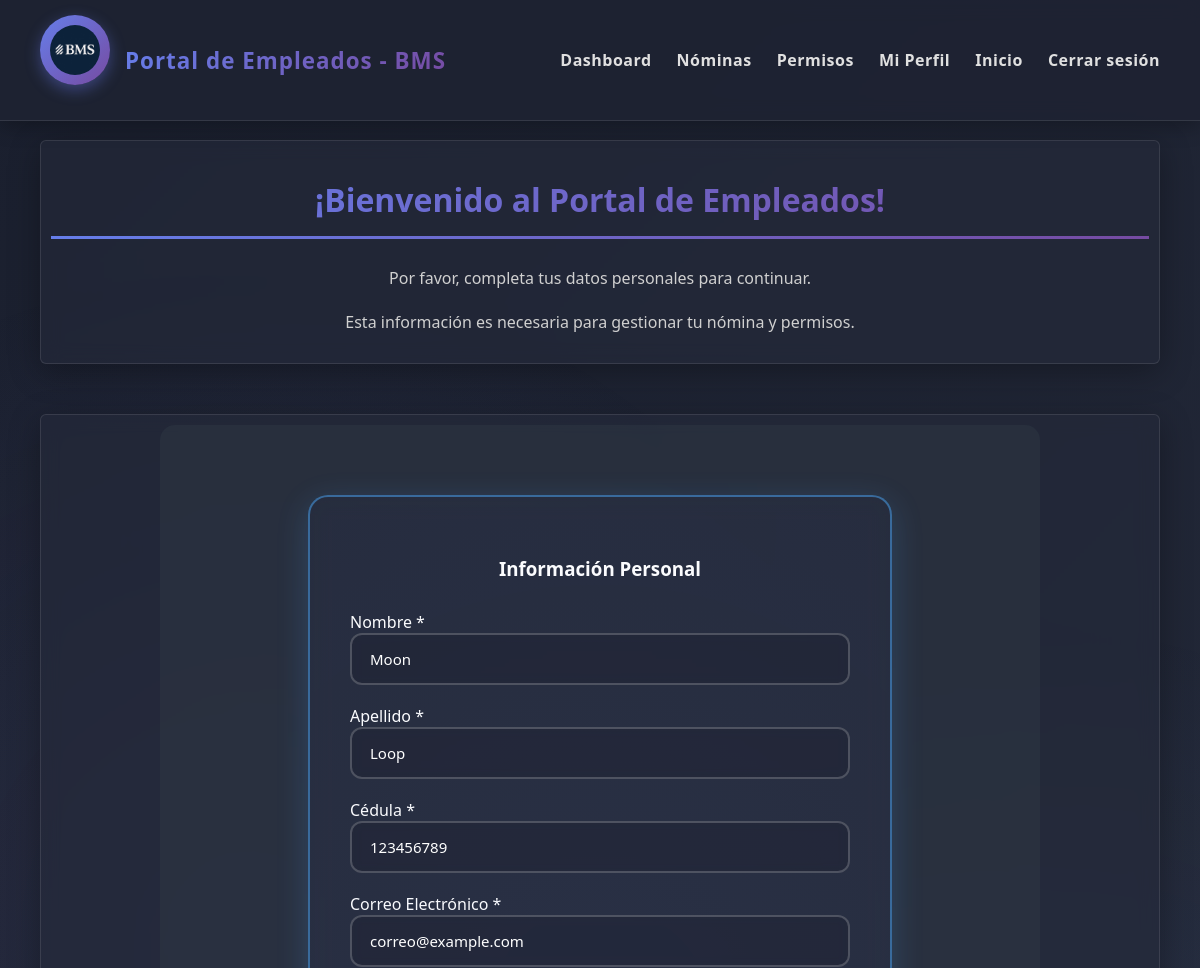
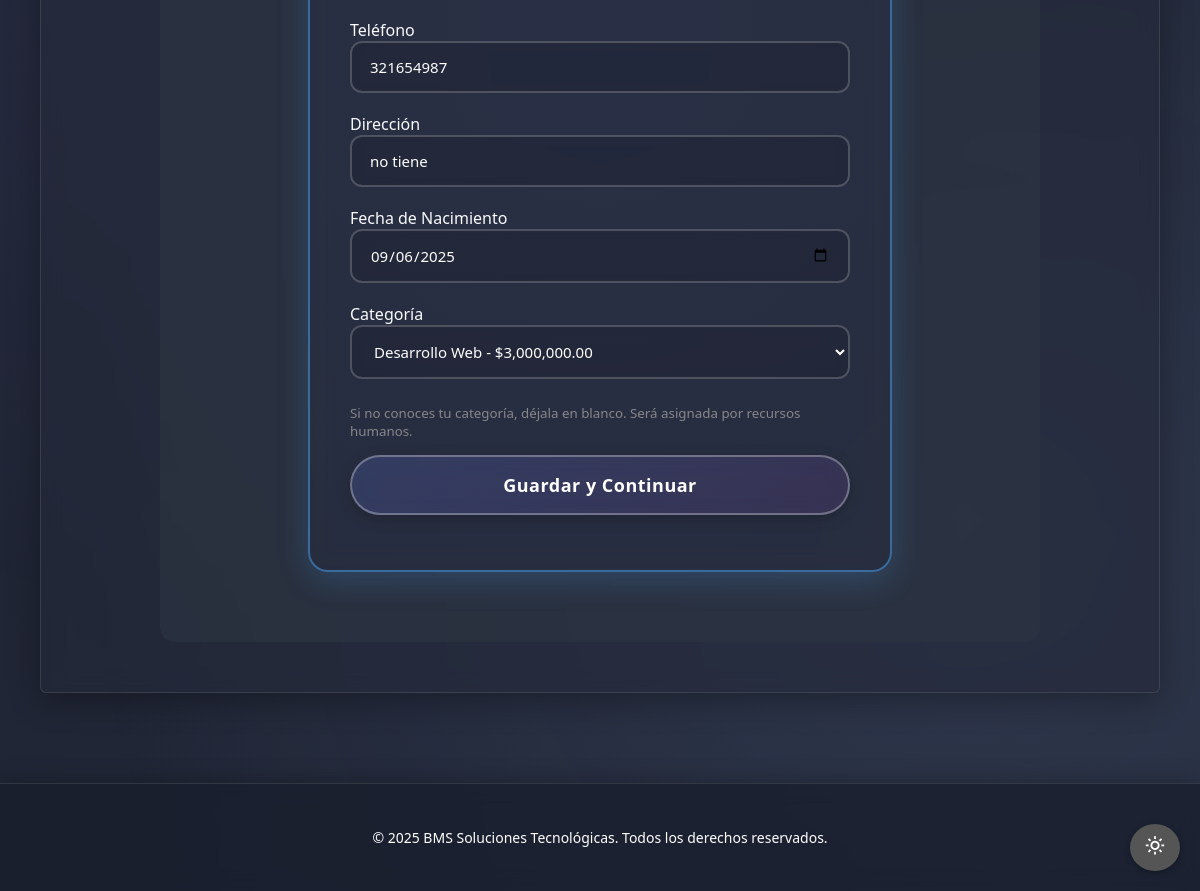
Page /empleados/completar-datos/ (signed in) on the committed database (2 pictures, top to bottom).
### core2/models.py (models this page shows, shortened)
class Empleado(models.Model):
    user = models.OneToOneField(User, on_delete=models.CASCADE, related_name='empleado')
    nombre = models.CharField(max_length=100)
    apellido = models.CharField(max_length=100)
    cedula = models.CharField(max_length=20, unique=True)
    correo = models.EmailField(unique=True)
    telefono = models.CharField(max_length=20, blank=True)
    direccion = models.CharField(max_length=200, blank=True)
    fecha_nacimiento = models.DateField(null=True, blank=True)
    fecha_ingreso = models.DateField(default=date.today)
    categoria = models.ForeignKey(Categoria, on_delete=models.SET_NULL, null=True, blank=True)
    activo = models.BooleanField(default=True)
    datos_completados = models.BooleanField(default=False)

### core2/views.py (the view)
# urls.py: path('completar-datos/', views.completar_datos, name='completar_datos'),
@login_required
def completar_datos(request):
    empleado, created = Empleado.objects.get_or_create(
        user=request.user,
        defaults={
            'nombre': request.user.first_name or '',
            'apellido': request.user.last_name or '',
            'correo': request.user.email or '',
            'datos_completados': False
        }
    )
    if request.method == 'POST':
        form = EmpleadoForm(request.POST, instance=empleado)
        if form.is_valid():
            empleado = form.save(commit=False)
            empleado.datos_completados = True
            empleado.save()
            messages.success(request, '¡Datos actualizados correctamente!')
            return redirect('dashboard_empleado')
    else:
        form = EmpleadoForm(instance=empleado)
    context = {
        'form': form,
        'empleado': empleado,
    }
    return render(request, 'core2/completar_datos.html', context)

### core1/models.py (called while the page is built)
    def __str__(self):
        return f"{self.nombre} - ${self.salario_base:,.2f}"

### core2/templates/core2/completar_datos.html (shortened to what this page needs)
{% extends 'core2/base.html' %}
{% load static %}
{% block content %}
<main class="main-content">
    <section class="seccion texto-centro">
        <h2>¡Bienvenido al Portal de Empleados!</h2>
        <p>Por favor, completa tus datos personales para continuar.</p>
        <p>Esta información es necesaria para gestionar tu nómina y permisos.</p>
    </section>
    <section class="seccion">
        <div class="form-section">
            <form method="POST" class="form azul">
                <h3 style="text-align: center; margin-bottom: 30px;">Información Personal</h3>
                <div>
                    <label for="{{ form.nombre.id_for_label }}">Nombre *</label>
                    {{ form.nombre }}
                </div>
                <div>
                    <label for="{{ form.apellido.id_for_label }}">Apellido *</label>
                    {{ form.apellido }}
                </div>
                <div>
                    <label for="{{ form.cedula.id_for_label }}">Cédula *</label>
                    {{ form.cedula }}
                </div>
                <div>
                    <label for="{{ form.correo.id_for_label }}">Correo Electrónico *</label>
                    {{ form.correo }}
                </div>
                <div>
                    <label for="{{ form.telefono.id_for_label }}">Teléfono</label>
                    {{ form.telefono }}
                </div>
                <div>
                    <label for="{{ form.direccion.id_for_label }}">Dirección</label>
                    {{ form.direccion }}
                </div>
                <div>
                    <label for="{{ form.fecha_nacimiento.id_for_label }}">Fecha de Nacimiento</label>
                    {{ form.fecha_nacimiento }}
                </div>
                <div>
                    <label for="{{ form.categoria.id_for_label }}">Categoría</label>
                    {{ form.categoria }}
                    <small style="display: block; margin-top: 5px; color: #888;">
                        Si no conoces tu categoría, déjala en blanco. Será asignada por recursos humanos.
                    </small>
                </div>
                <button type="submit" class="buttonformB">Guardar y Continuar</button>
            </form>
        </div>
    </section>
</main>
{% endblock %}

### Static/CSS/style.css (style rules this page uses)
:root { --primary-gradient: linear-gradient(135deg, #667eea 0%, #764ba2 100%); --secondary-gradient: linear-gradient(135deg, #f093fb 0%, #f5576c 100%); --success-gradient: linear-gradient(135deg, #43e97b 0%, #38f9d7 100%); --info-gradient: linear-gradient(135deg, #4facfe 0%, #00f2fe 100%); --dark-bg: #1a1f2e; --card-bg: #252b3b; --sidebar-bg: rgba(30, 35, 50, 0.95); }
html { scroll-behavior: smooth; }
html, body { height: 100%; margin: 0; overflow-x: hidden; }
body { background: linear-gradient(135deg, #1a1f2e 0%, #252b3b 100%); color: #ffffff; min-height: 100%; margin: 0; font-family: 'Segoe UI', Tahoma, Geneva, Verdana, sans-serif; position: relative; }
body::before { content: ''; position: fixed; top: 0; left: 0; width: 100%; height: 100%; background-image: radial-gradient(circle at 20% 50%, rgba(120, 119, 198, 0.1) 0%, transparent 50%), radial-gradient(circle at 80% 80%, rgba(138, 180, 248, 0.1) 0%, transparent 50%); pointer-events: none; z-index: 0; }
.main-content { flex: 1; display: block; font-family: 'Segoe UI', Tahoma, Geneva, Verdana, sans-serif; margin-left: 0; padding: 40px; width: 100%; box-sizing: border-box; position: relative; z-index: 1; animation: fadeInUp 0.8s ease-out; }
.seccion { margin-bottom: 50px; background: rgba(37, 43, 59, 0.6); backdrop-filter: blur(10px); -webkit-backdrop-filter: blur(10px); padding: 40px; border-radius: 20px; box-shadow: 0 8px 32px rgba(0, 0, 0, 0.3); transition: all 0.3s ease; border: 1px solid rgba(255, 255, 255, 0.1); position: relative; overflow: hidden; }
.seccion::before { content: ''; position: absolute; top: -2px; left: -2px; right: -2px; bottom: -2px; background: linear-gradient(45deg, #667eea, #764ba2, #f093fb, #4facfe); border-radius: 20px; opacity: 0; transition: opacity 0.3s ease; z-index: -1; }
.seccion h2 { border-bottom: 3px solid transparent; border-image: linear-gradient(90deg, #667eea, #764ba2) 1; padding-bottom: 15px; margin-bottom: 25px; font-family: 'Segoe UI', Tahoma, Geneva, Verdana, sans-serif; font-size: 2rem; font-weight: 700; background: linear-gradient(135deg, #667eea 0%, #764ba2 100%); -webkit-background-clip: text; -webkit-text-fill-color: transparent; background-clip: text; }
.seccion p { line-height: 1.8; font-size: 16px; color: #d0d0d0; font-family: 'Segoe UI', Tahoma, Geneva, Verdana, sans-serif; }
.texto-centro { text-align: center; }
.form-section { background-color: rgba(46, 57, 69, 0.5); padding: 40px; border-radius: 15px; max-width: 800px; margin: 0 auto 40px; }
main { padding-top: 100px; }

### core2/templates/core2/base.html (style rules this page uses)
.seccion { padding: 10px; border-radius: 6px; }

### rows in the picture
Empleado: nombre "Moon", apellido "Loop", cedula "123456789", correo "correo@example.com", telefono "321654987", direccion "no tiene", fecha_nacimiento "09/06/2025", categoria "Desarrollo Web - $3,000,000.00"
